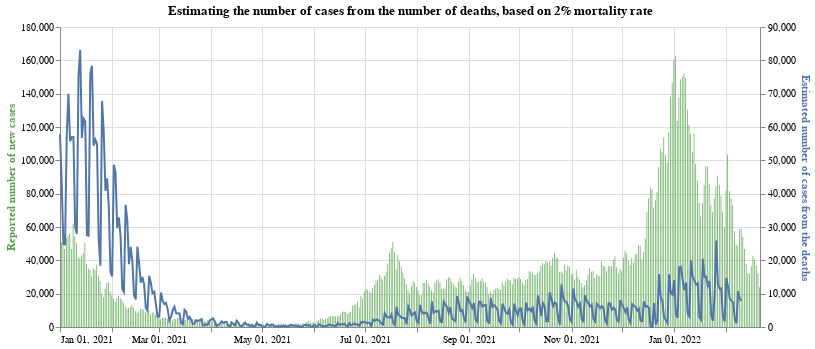

Notebook source saved alongside this figure:
### Markdown cell above
In the above chart, the blue line (axis on the right hand side) indicates the number of deaths recorded lagged by 7 days. The green bars (with axis on the left hand side) are what the number of deaths would be if the mortality rate was 2% and if the number of positive cases exaclty reflects the true number of cases. Of course this is not the case (especially in the first half of 2020, before mass testing was available). However this rough estimate seems to line up pretty well from September onwards, so we will use this estimate.
Note that we have lagged the time series for the number of deaths by 7 days, so that we can visualise the interaction between the number of new cases and number of new deaths. This also allows us to see a prediction for the number of deaths that might occur based on the number of new cases that have been seen in the last week.

### Code cell
#collapse
base = alt.Chart(full_eng_deaths.query("date >= '2021-01-01'")).encode(x=alt.X("yearmonthdate(date):T", axis=alt.Axis(title=None))).properties(width=700, title='Estimating the number of cases from the number of deaths, based on 2% mortality rate')

bars = base.mark_bar(color='#57A44C').encode(
    y=alt.Y("newCases:Q", axis=alt.Axis(title='Reported number of new cases', titleColor='#57A44C')),
    tooltip="newCases:Q"
)

line = base.mark_line(stroke='#5276A7').encode(y=alt.Y("estimateCasesFromDeaths:Q", axis=alt.Axis(title='Estimated number of cases from the deaths', titleColor='#5276A7')))

alt.layer(bars, line).resolve_scale(y='independent')

### Figure 1 — Vega-Lite specification as saved in the notebook (floating-point values rounded to 4 significant figures; data arrays with more than 128 entries replaced by an {"elided": "..."} marker saying what was removed)
{"config": {"view": {"continuousWidth": 400, "continuousHeight": 300}}, "layer": [{"mark": {"type": "bar", "color": "#57A44C"}, "encoding": {"tooltip": {"type": "quantitative", "field": "newCases"}, "x": {"type": "temporal", "axis": {"title": null}, "field": "date", "timeUnit": "yearmonthdate"}, "y": {"type": "quantitative", "axis": {"title": "Reported number of new cases", "titleColor": "#57A44C"}, "field": "newCases"}}, "title": "Estimating the number of cases from the number of deaths, based on 2% mortality rate", "width": 700}, {"mark": {"type": "line", "stroke": "#5276A7"}, "encoding": {"x": {"type": "temporal", "axis": {"title": null}, "field": "date", "timeUnit": "yearmonthdate"}, "y": {"type": "quantitative", "axis": {"title": "Estimated number of cases from the deaths", "titleColor": "#5276A7"}, "field": "estimateCasesFromDeaths"}}, "title": "Estimating the number of cases from the number of deaths, based on 2% mortality rate", "width": 700}], "data": {"name": "data-a63998d5b21d96243a5ed8898cd0ce52"}, "resolve": {"scale": {"y": "independent"}}, "$schema": "https://vega.github.io/schema/vega-lite/v4.8.1.json", "datasets": {"data-a63998d5b21d96243a5ed8898cd0ce52": {"elided": "416 records"}}}
